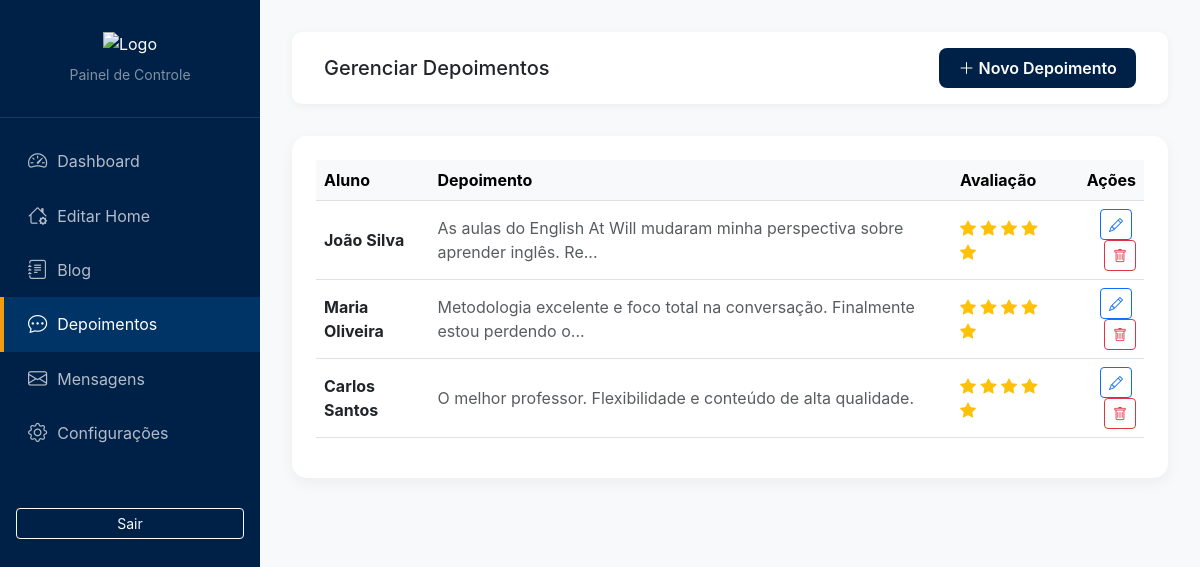
/index.php?url=admin/testimonials (signed in), run on the app's committed database.
### tables this page shows
CREATE TABLE IF NOT EXISTS testimonials (
    id INT AUTO_INCREMENT PRIMARY KEY,
    student_name VARCHAR(100) NOT NULL,
    content TEXT NOT NULL,
    rating INT DEFAULT 5,
    image_url VARCHAR(255) DEFAULT NULL,
    created_at TIMESTAMP DEFAULT CURRENT_TIMESTAMP
);

### app/controllers/AdminController.php (called while the page is built, shortened)
<?php
class AdminController extends Controller {
    private $testimonialModel;
    public function __construct() {
        $this->testimonialModel = $this->model('Testimonial');
    }
    public function testimonials() {
        $testimonials = $this->testimonialModel->getAll();
        $this->view('admin/testimonials', ['testimonials' => $testimonials]);
    }
}
?>

### app/core/App.php (called while the page is built, shortened)
<?php
class App {
    protected $currentController = 'HomeController';
    protected $currentMethod = 'index';
    public function __construct() {
        $url = $this->getUrl();
        if (isset($url[0]) && !empty($url[0])) {
            if (file_exists('app/controllers/' . ucwords($url[0]) . 'Controller.php')) {
                $this->currentController = ucwords($url[0]) . 'Controller';
                unset($url[0]);
            }
        }
        if (file_exists('app/controllers/' . $this->currentController . '.php')) {
            $this->currentController = new $this->currentController;
        } else {
            die('Página não encontrada');
        }
        if (isset($url[1])) {
            if (method_exists($this->currentController, $url[1])) {
                $this->currentMethod = $url[1];
                unset($url[1]);
            }
        }
        $this->params = $url ? array_values($url) : [];
        call_user_func_array([$this->currentController, $this->currentMethod], $this->params);
    }
    public function getUrl() {
        if (isset($_GET['url'])) {
            $url = rtrim($_GET['url'], '/');
            $url = filter_var($url, FILTER_SANITIZE_URL);
            $url = explode('/', $url);
            return $url;
        }
        return [];
    }
}
?>

### index.php (called while the page is built, shortened)
<?php
require_once 'config/database.php';
require_once 'app/core/App.php';
require_once 'app/core/Controller.php';
$app = new App();
?>

### app/models/Testimonial.php (called while the page is built, shortened)
<?php
class Testimonial {
    private $db;
    public function __construct() {
        $database = new Database();
        $this->db = $database->getConnection();
    }
    public function getAll() {
        $query = "SELECT * FROM testimonials ORDER BY created_at DESC";
        $stmt = $this->db->prepare($query);
        $stmt->execute();
        return $stmt->fetchAll(PDO::FETCH_OBJ);
    }
}
?>

### config/database.php (called while the page is built, shortened)
<?php
class Database {
    private $host = DB_HOST;
    private $db_name = DB_NAME;
    private $username = DB_USER;
    private $password = DB_PASS;
    public function getConnection() {
        $this->conn = null;
        try {
            $this->conn = new PDO("mysql:host=" . $this->host . ";dbname=" . $this->db_name, $this->username, $this->password);
            $this->conn->exec("set names utf8mb4");
            $this->conn->setAttribute(PDO::ATTR_ERRMODE, PDO::ERRMODE_EXCEPTION);
        } catch(PDOException $exception) {
            error_log("Erro de conexão: " . $exception->getMessage());
        }
        return $this->conn;
    }
}
?>

### app/views/admin/testimonials.php (the view, shortened to what this page needs)
<!DOCTYPE html>
<html lang="pt-BR">
<head>
    <link href="https://cdn.jsdelivr.net/npm/bootstrap@5.3.0/dist/css/bootstrap.min.css" rel="stylesheet">
    <link rel="stylesheet" href="https://cdn.jsdelivr.net/npm/bootstrap-icons@1.11.0/font/bootstrap-icons.css">
</head>
<body>
    <div class="sidebar">
        <div class="sidebar-header text-center">
            <img src="<?php echo URLROOT; ?>/images/logo-admin.png" alt="Logo" class="img-fluid mb-2" style="max-height: 60px; ">
            <div class="small text-white-50">Painel de Controle</div>
        </div>
        <div class="sidebar-menu mt-3">
            <a href="index.php?url=admin" class="menu-item">
                <i class="bi bi-speedometer2"></i> Dashboard
            </a>
            <a href="index.php?url=admin/editHome" class="menu-item">
                <i class="bi bi-house-gear"></i> Editar Home
            </a>
            <a href="index.php?url=admin/posts" class="menu-item">
                <i class="bi bi-journal-text"></i> Blog
            </a>
            <a href="index.php?url=admin/testimonials" class="menu-item active">
                <i class="bi bi-chat-dots"></i> Depoimentos
            </a>
            <a href="index.php?url=admin/contacts" class="menu-item">
                <i class="bi bi-envelope"></i> Mensagens
            </a>
            <a href="index.php?url=admin/settings" class="menu-item">
                <i class="bi bi-gear"></i> Configurações
            </a>
            <div class="mt-5 px-3">
                <a href="index.php?url=admin/logout" class="btn btn-outline-light btn-sm w-100">Sair</a>
            </div>
        </div>
    </div>
    <div class="main-content">
        <div class="top-nav">
            <h5 class="mb-0">Gerenciar Depoimentos</h5>
            <button class="btn btn-add" data-bs-toggle="modal" data-bs-target="#addModal">
                <i class="bi bi-plus-lg"></i> Novo Depoimento
            </button>
        </div>
        <div class="table-container">
            <?php if (!empty($data['testimonials'])): ?>
                <div class="table-responsive">
                    <table class="table table-hover align-middle">
                        <thead class="table-light">
                            <tr>
                                <th>Aluno</th>
                                <th>Depoimento</th>
                                <th>Avaliação</th>
                                <th class="text-end">Ações</th>
                            </tr>
                        </thead>
                        <tbody>
                            <?php foreach ($data['testimonials'] as $testimonial): ?>
                                <tr>
                                    <td class="fw-bold">
                                        <?php echo htmlspecialchars($testimonial->student_name); ?>
                                    </td>
                                    <td class="text-muted"><?php echo substr(htmlspecialchars($testimonial->content), 0, 80) . (strlen($testimonial->content) > 80 ? '...' : ''); ?></td>
                                    <td>
                                        <?php for($i=0; $i<$testimonial->rating; $i++): ?>
                                            <i class="bi bi-star-fill text-warning"></i>
                                        <?php endfor; ?>
                                    </td>
                                    <td class="text-end">
                                        <button class="btn btn-sm btn-outline-primary me-1"
                                                onclick='editTestimonial(<?php echo json_encode($testimonial); ?>)'>
                                            <i class="bi bi-pencil"></i>
                                        </button>
                                        <a href="index.php?url=admin/deleteTestimonial/<?php echo $testimonial->id; ?>"
                                           class="btn btn-sm btn-outline-danger"
                                           onclick="return confirm('Tem certeza que deseja excluir este depoimento?')">
                                            <i class="bi bi-trash"></i>
                                        </a>
                                    </td>
                                </tr>
                            <?php endforeach; ?>
                        </tbody>
                    </table>
                </div>
            <?php else: ?>
                <div class="text-center py-5">
                    <p class="text-muted">Nenhum depoimento cadastrado.</p>
                </div>
            <?php endif; ?>
        </div>
    </div>
</body>
</html>

### app/views/admin/testimonials.php (style rules this page uses)
:root { --sidebar-bg: #002147; --sidebar-hover: #003366; --accent-color: #f39c12; --content-bg: #f8f9fa; }
body { background-color: var(--content-bg); font-family: 'Inter', sans-serif; }
.sidebar { width: 260px; background-color: var(--sidebar-bg); min-height: 100vh; position: fixed; color: white; z-index: 1000; }
.sidebar-header { padding: 2rem 1.5rem; border-bottom: 1px solid rgba(255,255,255,0.1); }
.menu-item { padding: 0.8rem 1.5rem; display: flex; align-items: center; color: rgba(255,255,255,0.7); text-decoration: none; transition: all 0.3s; border-left: 4px solid transparent; }
.menu-item:hover, .menu-item.active { background-color: var(--sidebar-hover); color: white; border-left-color: var(--accent-color); }
.menu-item i { margin-right: 10px; font-size: 1.2rem; }
.main-content { margin-left: 260px; padding: 2rem; }
.top-nav { background: white; padding: 1rem 2rem; display: flex; justify-content: space-between; align-items: center; box-shadow: 0 2px 10px rgba(0,0,0,0.05); margin-bottom: 2rem; border-radius: 10px; }
.table-container { background: white; border-radius: 15px; padding: 1.5rem; box-shadow: 0 5px 15px rgba(0,0,0,0.05); }
.btn-add { background-color: var(--sidebar-bg); color: white; border: none; padding: 0.5rem 1.2rem; border-radius: 8px; font-weight: 600; }

### data on the page
testimonials: student_name "João Silva", content "As aulas do English At Will mudaram minha perspectiva sobre aprender inglês. Re", rating 5 (drawn)
testimonials: student_name "Maria Oliveira", content "Metodologia excelente e foco total na conversação. Finalmente estou perdendo o", rating 5 (drawn)
testimonials: student_name "Carlos Santos", content "O melhor professor. Flexibilidade e conteúdo de alta qualidade.", rating 5 (drawn)
